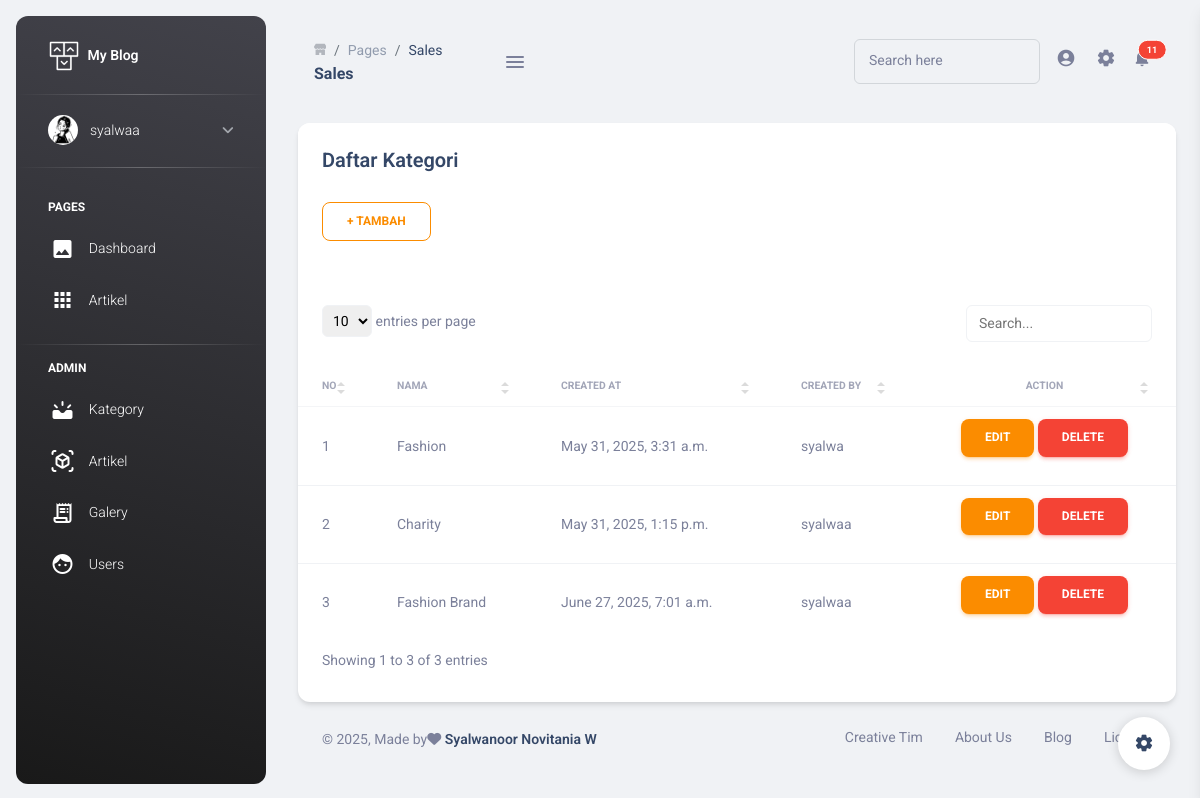
Page /dashboard/kategori/list/ (signed in) on the committed database.
### artikel/models.py (models this page shows, shortened)
class Kategori(models.Model):
    nama = models.CharField(max_length=100)
    created_at = models.DateTimeField(auto_now_add=True)
    created_by = models.ForeignKey(User, on_delete=models.CASCADE)

### artikel/views.py (the view)
# urls.py: path('kategori/list/', admin_kategori_list, name='admin_kategori_list'),
@login_required(login_url='/auth-login')
def admin_kategori_list(request):
    kategori = Kategori.objects.all()
    return render(request, "dashboard/admin/kategori_list.html", {
        "kategori": kategori
    })

### artikel/templates/dashboard/admin/kategori_list.html (shortened to what this page needs)
{% extends 'dashboard/base.html' %}
{% load static %}
{% block content %}
    <div class="col-12">
      <div class="card">
        <div class="card-header">
          <h5 class="mb-0">Daftar Kategori <br> <br>
            <a class="btn btn-outline-warning" href="{% url 'admin_kategori_tambah' %}">+ Tambah</a></h5>
        </div>
        <div class="table-responsive">
          <table class="table table-flush" id="datatable-search">
            <thead class="thead-light">
              <tr>
                <th>No</th>
                <th>Nama</th>
                <th>Created At</th>
                <th>Created By</th>
                <th class="text-center">Action</th>
              </tr>
            </thead>
            <tbody>
              {% for kat in kategori %}
              <tr>
                <td class="text-sm font-weight-normal">{{ forloop.counter }}</td>
                <td class="text-sm font-weight-normal">{{ kat.nama }}</td>
                <td class="text-sm font-weight-normal">{{ kat.created_at }}</td>
                <td class="text-sm font-weight-normal">{{ kat.created_by }}</td>
                <td class="text-sm font-weight-normal text-center">
                    <a class="btn btn-warning"href="{% url 'admin_kategori_update' kat.id %}">edit</a>
                    <a class="btn btn-danger"href="{% url 'admin_kategori_delete' kat.id %}">delete</a>
                </td>
              </tr>
               {% endfor %}
            </tbody>
          </table>
        </div>
      </div>
    </div>
{% endblock content %}

### artikel/templates/dashboard/menu.html (shortened to what this page needs)
{% load static %}
<aside class="sidenav navbar navbar-vertical navbar-expand-xs border-0 border-radius-xl my-3 fixed-start ms-3   bg-gradient-dark" id="sidenav-main">
    <div class="sidenav-header">
      <a class="navbar-brand m-0" href=" https://demos.creative-tim.com/material-dashboard-pro/pages/dashboards/analytics.html " target="_blank">
        <img src="{% static 'dashboard/assets/img/logo-ct.png' %}" class="navbar-brand-img h-100" alt="main_logo">
        <span class="ms-1 font-weight-bold text-white">My Blog</span>
      </a>
    </div>
    <hr class="horizontal light mt-0 mb-2">
    <div class="collapse navbar-collapse  w-auto h-auto max-height-vh-100 h-100" id="sidenav-collapse-main">
      <ul class="navbar-nav">
        <li class="nav-item mb-2 mt-0">
          <a data-bs-toggle="collapse" href="#ProfileNav" class="nav-link text-white" aria-controls="ProfileNav" role="button" aria-expanded="false">
            <img src="{% static 'dashboard/assets/img/profile.jpeg' %}" class="avatar">
            <span class="nav-link-text ms-2 ps-1">{{ user }}</span>
          </a>
        </li>
        <hr class="horizontal light mt-0">
        <li class="nav-item mt-3">
          <h6 class="ps-4  ms-2 text-uppercase text-xs font-weight-bolder text-white">PAGES</h6>
        </li>
        <li class="nav-item">
            <a href="{% url 'dashboard' %}" class="nav-link text-white" aria-controls="pagesExamples" role="button" aria-expanded="false">
              <i class="material-icons-round ">image</i>
              <span class="nav-link-text ms-2 ps-1">Dashboard</span>
            </a>
          </li>
          <li class="nav-item">
            <a href="{% url 'artikel_list' %}" class="nav-link text-white" aria-controls="applicationsExamples" role="button" aria-expanded="false">
              <i class="material-icons-round">apps</i>
              <span class="nav-link-text ms-2 ps-1">Artikel</span>
            </a>
          </li>
        <li class="nav-item">
          <hr class="horizontal light" />
          <h6 class="ps-4  ms-2 text-uppercase text-xs font-weight-bolder text-white">ADMIN</h6>
        </li>
        <li class="nav-item">
          <a href="{% url 'admin_kategori_list' %}" class="nav-link text-white " aria-controls="basicExamples" role="button" aria-expanded="false">
            <i class="material-icons-round ">upcoming</i>
            <span class="nav-link-text ms-2 ps-1">Kategory</span>
          </a>
        </li>
        <li class="nav-item">
          <a href="{% url 'admin_artikel_list' %}" class="nav-link text-white " aria-controls="componentsExamples" role="button" aria-expanded="false">
            <i class="material-icons-round ">view_in_ar</i>
            <span class="nav-link-text ms-2 ps-1">Artikel</span>
          </a>
        </li>
        <li class="nav-item">
          <a class="nav-link" href="https://github.com/creativetimofficial/ct-material-dashboard-pro/blob/master/CHANGELOG.md" target="_blank">
            <i class="material-icons-round">receipt_long</i>
            <span class="nav-link-text ms-2 ps-1">Galery</span>
          </a>
        </li>
        <li class="nav-item">
            <a class="nav-link" href="https://github.com/creativetimofficial/ct-material-dashboard-pro/blob/master/CHANGELOG.md" target="_blank">
              <i class="material-icons-round">face</i>
              <span class="nav-link-text ms-2 ps-1">Users</span>
            </a>
          </li>
      </ul>
    </div>
  </aside>

### rows in the picture
Kategori: nama "Fashion", created_at "May 31, 2025, 3:31 a.m.", created_by "syalwa"
Kategori: nama "Charity", created_at "May 31, 2025, 1:15 p.m.", created_by "syalwaa"
Kategori: nama "Fashion Brand", created_at "June 27, 2025, 7:01 a.m.", created_by "syalwaa"

### other values in the picture
{{ user }} "syalwaa"
